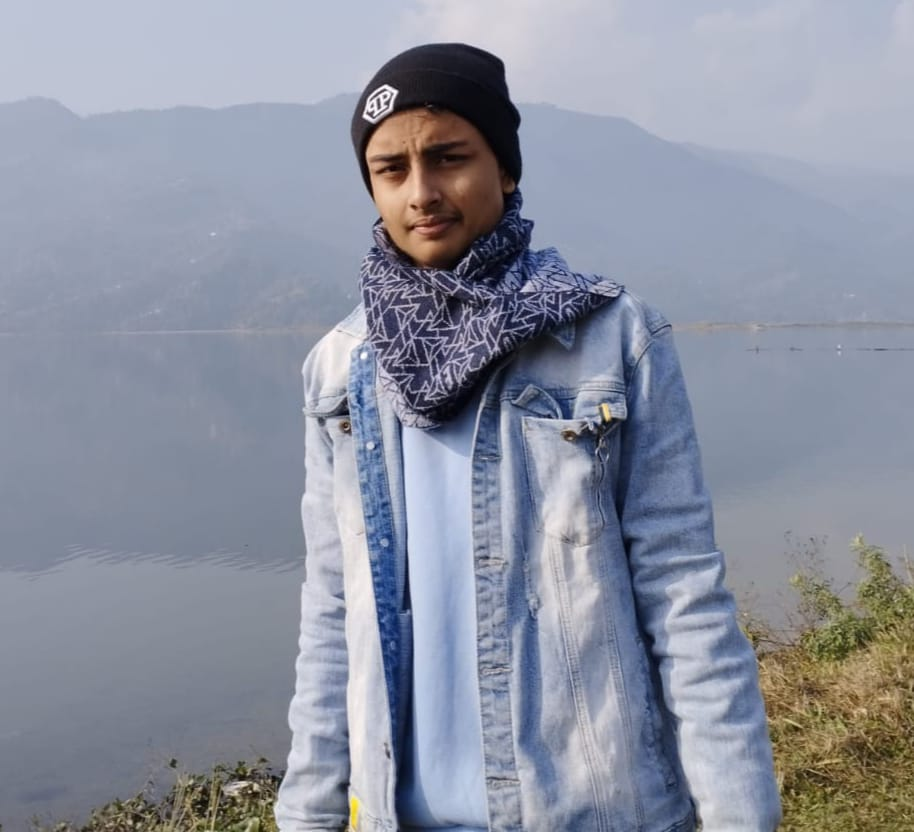
#> input picture project/face/prajesh/1.jpeg, 914 x 832 px, found by its file name; its folder holds only this picture in this run
$ python face_train.py
#> lines starting #> are read from the running program, lines starting #| are printed output that depends on the picture
import os
import cv2 as cv
import numpy as np

people = ["prajesh" , "yubaraj" , "rabin"]
DIR = r"F:\python cv2\project\face"
haar_cascade = cv.CascadeClassifier("face.xml")
features = []
labels = []

def Train_data():
    for person in people:
        path = os.path.join(DIR , person)
        label = people.index(person)

        for img in os.listdir(path):
            img_path = os.path.join(path , img)
            photo = cv.imread(img_path)
#> photo is the input picture: shape (832, 914, 3); mean B, G, R 160.4, 145.8, 140.8
            grey = cv.cvtColor(photo , cv.COLOR_BGR2GRAY)
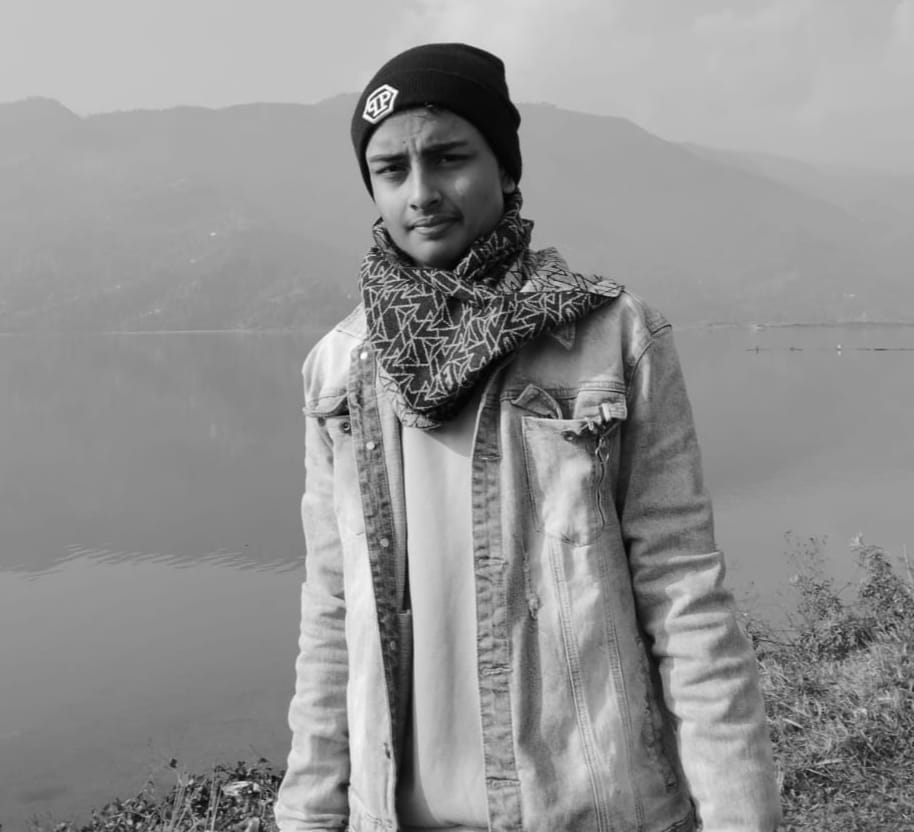
#> grey: shape (832, 914); min 1, max 254, mean 146
            face_rect = haar_cascade.detectMultiScale(grey , scaleFactor=1.1 , minNeighbors=2)
#> face_rect = [[625, 543, 33, 33], [479, 784, 40, 40], [512, 502, 90, 90], [268, 705, 88, 88], [346, 104, 156, 156]]

            for (x,y,w,h) in face_rect:
                img_roi = grey[y:y+h , x:x+w]
                features.append(img_roi)
                labels.append(label)
#> this loop made 5 passes
#> pass 1, in Train_data, `img_roi = grey[y:y+h , x:x+w]`:
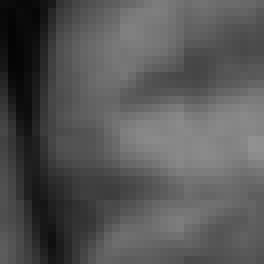
#> img_roi: shape (33, 33) (shown 8 times larger); min 4, max 145, mean 85.8
#> pass 2, in Train_data, `img_roi = grey[y:y+h , x:x+w]`:
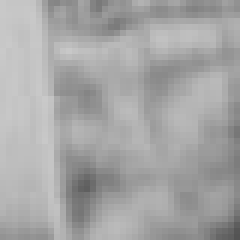
#> img_roi: shape (40, 40) (shown 6 times larger); min 84, max 201, mean 165.9
#> pass 3, in Train_data, `img_roi = grey[y:y+h , x:x+w]`:
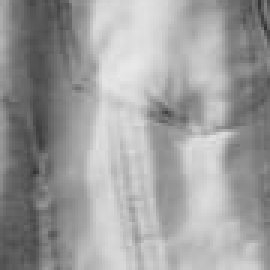
#> img_roi: shape (90, 90) (shown 3 times larger); min 50, max 233, mean 157.9
#> after the loop, features = 5 items; labels = [0, 0, 0, 0, 0]
#> (the run stopped early here; a loop or call above may not have finished)
